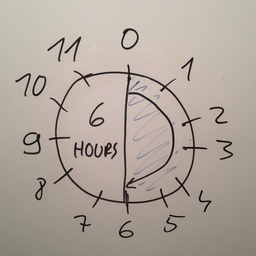
#> input picture data/source_images/IMG_3262_denoised.jpg, 256 x 256 px, shrunk from 800 x 800 before the run
$ jupyter execute median_implementations.ipynb   (shell and % lines are left out)   (older library calls are emulated)
#> lines starting #> are read from the running program, lines starting #| are printed output that depends on the picture
# Comparison of several median filter implementations

- `scipy.signal.medfilt2d`
- `scipy.ndimage.median_filter`
- `skimage.filters.median`

[cell 1]
import numpy as np
# Pillow
from PIL import Image
import scipy.signal
import scipy.ndimage
# scikit-image
import skimage.filters
from skimage.morphology import square

[cell 2]
image_rgb = np.asarray(Image.open('../data/source_images/IMG_3262_denoised.jpg'), dtype='uint8')
#> image_rgb is the input picture: shape (256, 256, 3); mean R, G, B 175.3, 165.1, 155.2
image = image_rgb.mean(axis=-1).astype('uint8')

[cell 3]
image.dtype

[cell 4]
Image.fromarray(image)

[cell 5]
kernel_size = 31

[cell 6]
image_med_scipy_signal = scipy.signal.medfilt2d(image, kernel_size=kernel_size)
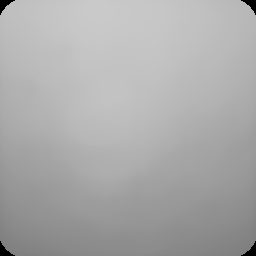
#> image_med_scipy_signal: shape (256, 256); min 0, max 201, mean 170.6
Image.fromarray(image_med_scipy_signal)

[cell 7]
image_med_scipy_ndimage = scipy.ndimage.median_filter(image, size=kernel_size)
Image.fromarray(image_med_scipy_ndimage)

[cell 8]
image_med_skimage = skimage.filters.median(image, selem=square(kernel_size))
Image.fromarray(image_med_skimage)

[cell 9]
image_med_skimage = skimage.filters.median(image, selem=square(100))
Image.fromarray(image_med_skimage)
